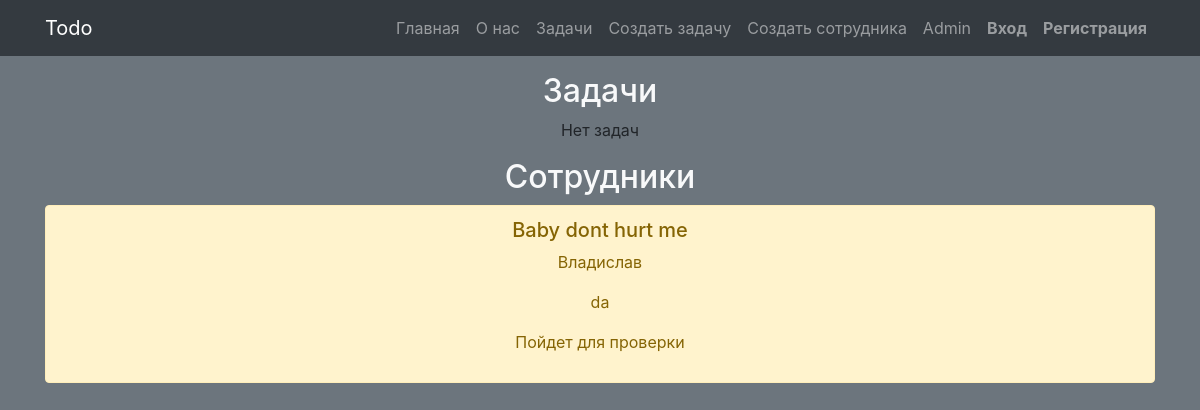
/tasks, run on an earlier commit of the app's database.
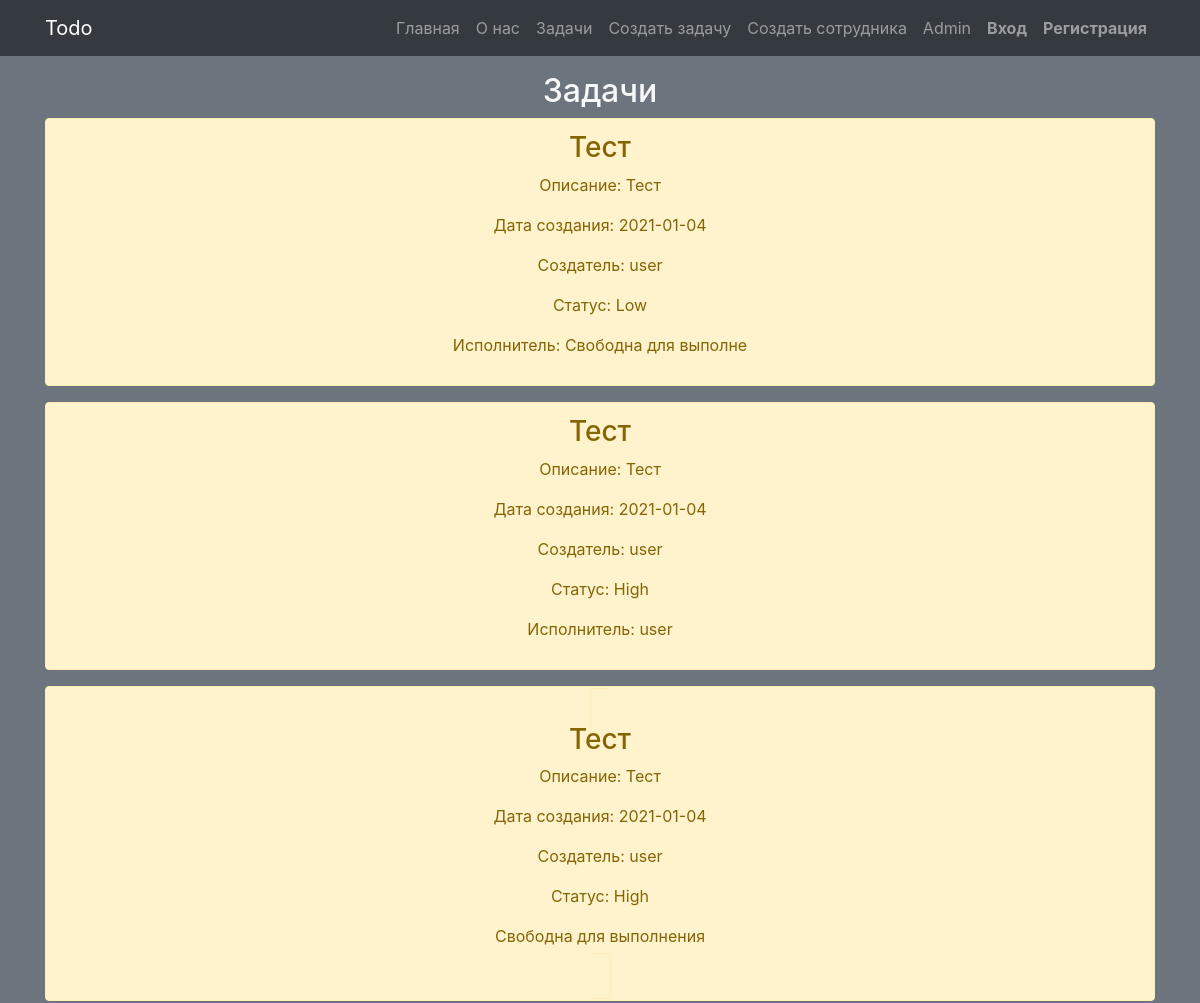
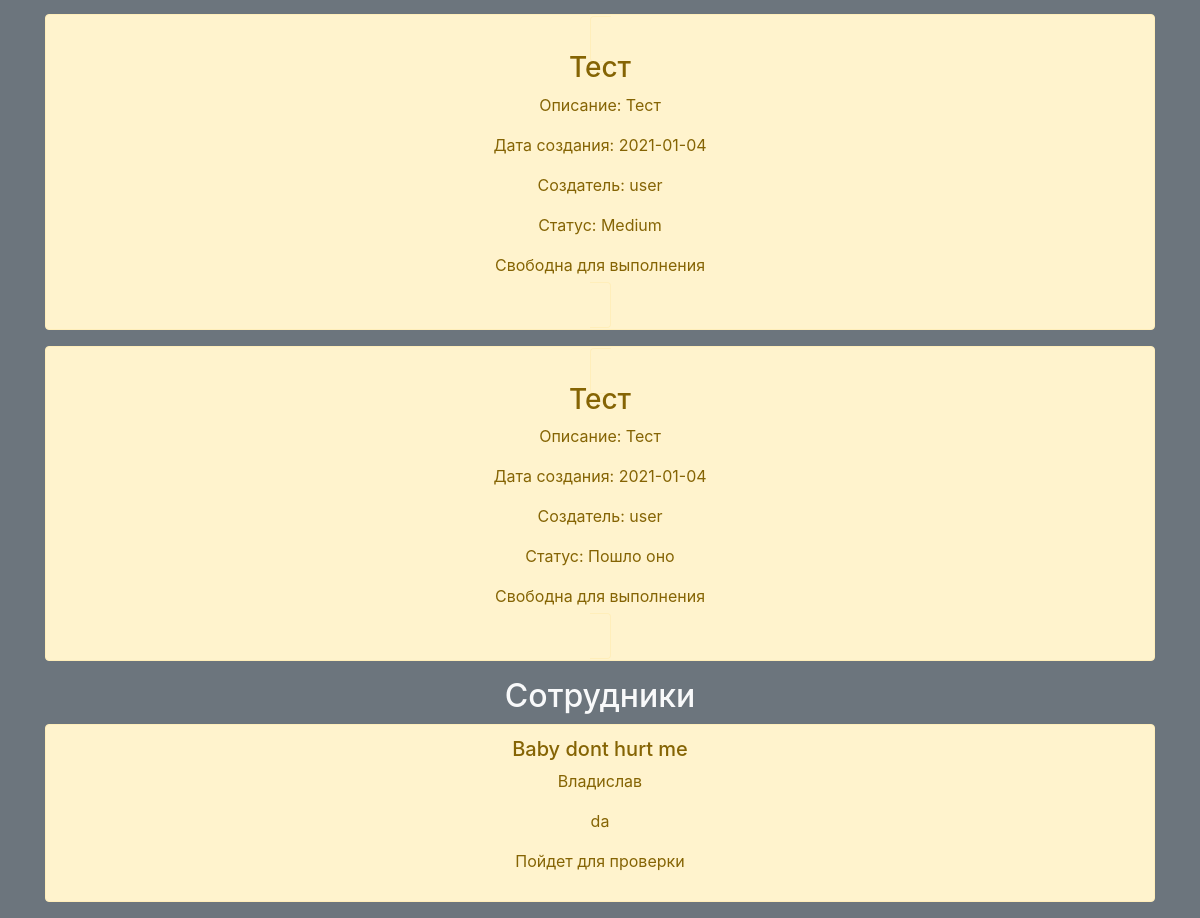
And on a later commit of the database (2 pictures, top to bottom).
### main/models.py (models this page shows, shortened)
class Human(models.Model):
    Surname = models.CharField('Имя', max_length=20)
    Forename = models.CharField('Фамилия', max_length=20)
    ages = models.CharField('Возраст', max_length=2)
    evulation_work = models.CharField('Качество работы', max_length=20)
    class Meta:
        verbose_name = 'Сотрудник'
        verbose_name_plural = 'Сотрудники'

class Task1(models.Model):
    title = models.CharField('Название', max_length=20)
    description = models.TextField('Описание')
    date = models.CharField('Дата', max_length=10)
    id_person = models.CharField('Создатель', max_length=10)
    id_status = models.CharField(max_length=300)
    id_performing_person = models.CharField('Исполнитель', max_length=20)
    class Meta:
        verbose_name = 'Задача'
        verbose_name_plural = 'Задачи'

### main/views.py (the view)
# urls.py: path('tasks', views.tasks, name='tasks'),
def tasks(request):
    tasks = Task1.objects.all()
    humans = Human.objects.all()
    return render(request, 'main/tasks.html', {'title': 'Главная', 'tasks': tasks, 'humans': humans})

### main/templates/main/tasks.html (shortened to what this page needs)
{% extends 'main/base.html' %}
{% block content %}
<div class="container text-center">
    <h2 class="text-light mt-3">Задачи</h2>
    {% if tasks %}
    {% for el in tasks %}
    {% if el.id_performing_person == "Свободна для выполнения" %}
    <div class="alert alert-warning mt-2">
        <a class="alert alert-warning mt-2" href="{% url 'id_performing_person' el.id %}">
            <h3>{{ el.title }}</h3>
            <p>Описание: {{ el.description }}</p>
            <p>Дата создания: {{ el.date }}</p>
            <p>Создатель: {{ el.id_person }}</p>
            <p>Статус: {{ el.id_status }}</p>
            <p>{{ el.id_performing_person }}</p>
        </a>
    </div>
    {% else %}
    <div class="alert alert-warning mt-2">
        <h3>{{ el.title }}</h3>
        <p>Описание: {{ el.description }}</p>
        <p>Дата создания: {{ el.date }}</p>
        <p>Создатель: {{ el.id_person }}</p>
        <p>Статус: {{ el.id_status }}</p>
        <p>Исполнитель: {{ el.id_performing_person }}</p>
    </div>
    {% endif %}
    {% endfor %}
    {% else %}
    <p>Нет задач</p>
    {% endif %}
    <h2 class="text-light mt-3">Сотрудники</h2>
    {% if humans %}
    {% for el in humans %}
    <div class="alert alert-warning mt-2;">
        <h5>{{ el.Forename }}</h5>
        <p>{{ el.Surname }}</p>
        <p>{{ el.ages }}</p>
        <p>{{ el.evulation_work }}</p>
    </div>
    {% endfor %}
    {% else %}
    <p>Нет сотрудников</p>
    {% endif %}
</div>
{% endblock %}

### main/templates/main/base.html (shortened to what this page needs)
<!DOCTYPE html>
{% load static %}
<html lang="ru">
<head>
    <link rel="stylesheet" href="https://cdn.jsdelivr.net/npm/bootstrap@4.5.3/dist/css/bootstrap.min.css"
>
    <link rel="stylesheet" type="text/css" href="{% static 'template/css/main.css' %}">
</head>
<body class="bg-secondary">
<nav class="navbar navbar-expand-md navbar-dark bg-dark">
    <div class="container">
        <a href="{% url 'home' %}" class="navbar-brand">Todo</a>
        <div class="collapse navbar-collapse" id="navbarSupportedContent">
            <ul class="navbar-nav ml-auto">
                <li class="nav-item">
                    <a class="nav-link" href="{% url 'home' %}">Главная</a>
                </li>
                <li class="nav-item">
                    <a class="nav-link" href="{% url 'about' %}">О нас</a>
                </li>
                <li class="nav-item">
                    <a class="nav-link" href="{% url 'tasks' %}">Задачи</a>
                </li>
                <li class="nav-item">
                    <a class="nav-link" href="{% url 'createtask' %}">Создать задачу</a>
                </li>
                <li class="nav-item">
                    <a class="nav-link" href="{% url 'createhuman' %}">Создать сотрудника</a>
                </li>
                <li class="nav-item">
                    <a class="nav-link" href="admin">Admin</a>
                </li>
                {% if user.is_authenticated %}
                <li class="nav-item">
                    <span class="nav-link">{{user.username }} </span>
                </li>
                <li class="nav-item">
                    <a class="nav-link" href="{% url 'account_logout' %}">
                        Выход
                    </a>
                </li>
                {% else %}
                <li class="nav-item font-weight-bold">
                    <a class="nav-link" href="{% url 'account_login' %}">
                        Вход
                    </a>
                </li>
                <li class="nav-item font-weight-bold">
                    <a class="nav-link" href="{% url 'account_signup' %}">
                        Регистрация
                    </a>
                </li>
                {% endif %}
            </ul>
        </div>
    </div>
</nav>
{% block content %}{% endblock %}
</body>
</html>

### static/template/css/main.css (style rules this page uses)
body { background-color: ; }

What changed in the data, as far as the page shows it:
added Task1: title "Тест", description "Тест", date "2021-01-04", id_person "user", id_status "Low", id_performing_person "Свободна для выполне"
added Task1: title "Тест", description "Тест", date "2021-01-04", id_person "user", id_status "High", id_performing_person "user"
added Task1: title "Тест", description "Тест", date "2021-01-04", id_person "user", id_status "High", id_performing_person "Свободна для выполнения"
added Task1: title "Тест", description "Тест", date "2021-01-04", id_person "user", id_status "Medium", id_performing_person "Свободна для выполнения"
added Task1: title "Тест", description "Тест", date "2021-01-04", id_person "user", id_status "Пошло оно", id_performing_person "Свободна для выполнения"
Also different on the page:
text no longer shown: "Нет задач"
